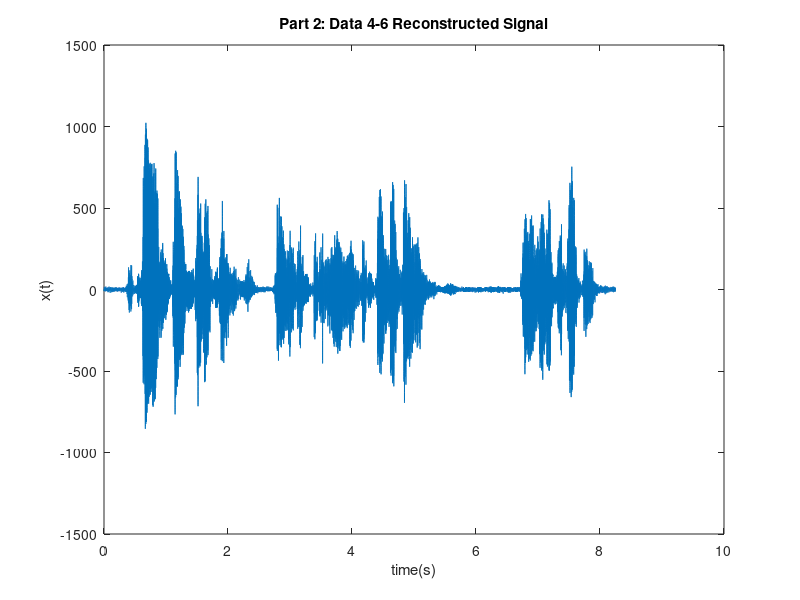

Reproduce this figure in MATLAB.
clear;

load('data6.mat'); % loads data

fs = 44100; % samples per second

time_per_window = 0.03; % seconds

t = (1:time_per_window*fs)/fs; % how many points youll get in window 1 (2205)

size_of_freq_array = size(freqs); % returns [ 275 15 ]
total_samples = floor(size_of_freq_array(1)*time_per_window*fs); % total # of samples for clip

x = zeros(1, total_samples); % initialize x to 0

ind= 1:time_per_window*fs;
off = ind + 1103;

for r = 1: size_of_freq_array(1) % 275
    
    for c = 1:size_of_freq_array(2) %15
        
       k = 2*abs(A(r,c)); % magnitude
       p = angle(A(r,c)); % phase
       if r == 1
           x(ind) = x(ind) + k*cos(2*pi*freqs(r,c)*t + p);   % sums 15 cosines in each window
       elseif r == 2                                         % introduces offset at second window
           x(off) = x(off) + k*cos(2*pi*freqs(r,c)*t + p);
       else                                                  % continues 
           x(ind) = x(ind) + k*cos(2*pi*freqs(r,c)*t + p);
       end
    end 
    
    ind = ind + time_per_window*fs;     % increases index by +2205 each cycle
end

t = (1:total_samples)/(fs);   % creates time vector for signal plot

figure(2);
plot(t,x);
xlabel('time(s)');
ylabel('x(t)');
title('Part 2: Data 4-6 Reconstructed Signal');
ylim([-1500 1500]);
soundsc(x, fs);
       